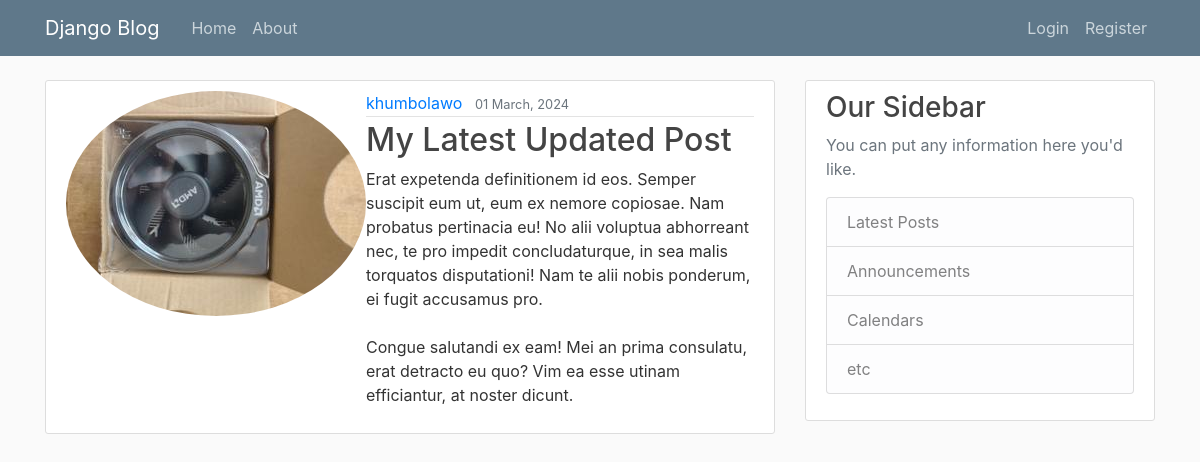
The page /post/26/ on the database its author committed.
### blog/models.py (models this page shows, shortened)
class Post(models.Model):
    title = models.CharField(max_length=100)
    content = models.TextField()
    date_posted = models.DateTimeField(default=timezone.now)
    author = models.ForeignKey(User, on_delete=models.CASCADE)

### users/models.py (models this page shows, shortened)
class Profile(models.Model):
    user = models.OneToOneField(User, on_delete=models.CASCADE)
    image = models.ImageField(default='default.jpg', upload_to='profile_pics')

### blog/views.py (the view)
# urls.py: path('post/<int:pk>/', PostDetailView.as_view(), name='post-detail'),
class PostDetailView(DetailView):
    model = Post

### blog/templates/blog/post_detail.html (shortened to what this page needs)
{% extends "blog/base.html" %}
{% block content%}
    <article class="media content-section">
        <img class="rounded-circle artile-img" src="{{ object.author.profile.image.url }}">
            <div class="media-body">
                <div class="article-metadata">
                    <a class="mr-2" href="{% url 'user-posts' object.author.username %}">{{ object.author }}</a>
                    <small class="text-muted">{{ object.date_posted|date:"d F, Y" }}</small>
                </div>
                <h2 class="article-title">{{ object.title }}</h2>
                <p class="article-content">{{ object.content }}</p>
            </div>
    </article>
{% endblock content%}

### blog/static/blog/main.css (style rules this page uses)
body { background: #fafafa; color: #333333; margin-top: 5rem; }
h1, h2, h3, h4, h5, h6 { color: #444444; }
.content-section { background: #ffffff; padding: 10px 20px; border: 1px solid #dddddd; border-radius: 3px; margin-bottom: 20px; }
.article-title { color: #444444; }
.article-content { white-space: pre-line; }
.article-metadata { padding-bottom: 1px; margin-bottom: 4px; border-bottom: 1px solid #e3e3e3 }

### rows shown on the page
Post: author.profile.image (picture), author "khumbolawo", date_posted "01 March, 2024", title "My Latest Updated Post", content "Erat expetenda definitionem id eos. Semper suscipit eum ut, eum ex nemore copiosae. Nam probatus pertinacia eu! No alii voluptua abhorreant nec, te pro impedit concludaturque, in sea malis torquatos disputationi! Nam te alii nobis ponderum, ei fugit accusamus pro. Congue salutandi ex eam! Mei an prima consulatu, erat detracto eu quo? Vim ea esse utinam efficiantur, at noster dicunt."
